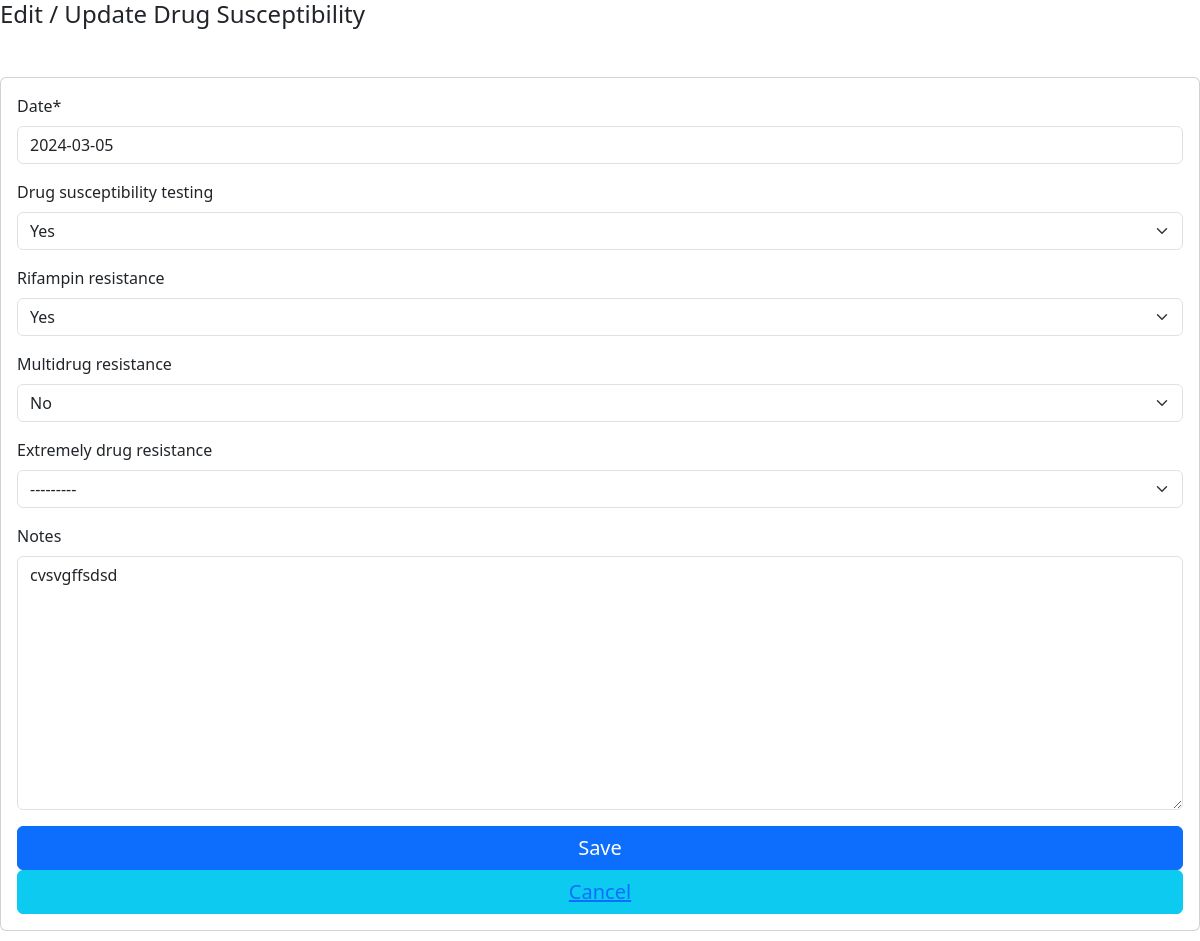
/client/edit/drug_susceptibility/1/, run on the app's committed database.
### tb_app/models.py (models this page shows)
class Drug_susceptibility(TSIS2BaseModel):
    client = models.ForeignKey("client", blank=False, null=False, on_delete=models.PROTECT)
    date = models.DateField(blank=False, null=False)
    drug_susceptibility_testing = models.CharField(choices=YES_NO, blank=True, null=True, max_length=255)
    rifampin_resistance = models.CharField(choices=YES_NO, blank=True, null=True,   max_length=255)
    multidrug_resistance = models.CharField(choices=YES_NO, blank=True, null=True,  max_length=255)
    extremely_drug_resistance = models.CharField(choices=YES_NO, blank=True, null=True,  max_length=255)
    notes = models.TextField(blank=True, null=True)

### tb_app/views.py (the view)
# urls.py: path('edit/drug_susceptibility/<int:drug_susceptibility_id>/', edit_drug_susceptibility, name='edit_drug_susceptibility'),
def edit_drug_susceptibility(request, drug_susceptibility_id):
    drug_susceptibility = get_object_or_404(Drug_susceptibility, pk=drug_susceptibility_id)
    client = drug_susceptibility.client
    if request.method == 'POST':
        form = Drug_susceptibilityForm(request.POST, instance=drug_susceptibility)
        if form.is_valid():
            drug_susceptibility = form.save(commit=False)
            drug_susceptibility.modified_by_id =  request.session['User_id']
            drug_susceptibility.modified_on =  datetime.now()
            drug_susceptibility.save()
            return render(request, 'close_window.html')
    else:
        form = Drug_susceptibilityForm(instance=drug_susceptibility)
    return render(request, 'edit_drug_susceptibility.html', {'form': form, 'drug_susceptibility': drug_susceptibility})

### tb_app/forms.py
class Drug_susceptibilityForm(forms.ModelForm):
    class Meta:
        model = Drug_susceptibility
        exclude = ['created_at', 'modified_on', 'created_by', 'modified_by', 'is_active', 'deleted_at', 'deleted_by', 'client', 'facility']
        widgets = {
            "date": DatePickerInput(),
        }

### tb_app/base_model.py (called while the page is built)
    def get_queryset(self):
        if self.include_deleted:
            return TSIS2BaseQuerySet(self.model)
        return TSIS2BaseQuerySet(self.model).filter(deleted_at=None)

### tb_app/templates/edit_drug_susceptibility.html (shortened to what this page needs)
  {% load widget_tweaks %}
  {% load bootstrap5 %}
  {% bootstrap_css %}
  {% load crispy_forms_tags %}
  {% block content %}
<h4>Edit / Update Drug Susceptibility</h4>
<form method="POST" class="card p-3 mt-5 form-floating form-horizontal form-group">
  {{ form|crispy}}
  <button type="submit" class="btn btn-primary" style="font-size: 20px;">Save</button>
  <button class="btn btn-info" style="font-size: 20px;"><a href="{% url 'close_window'  %}">Cancel</a></button>
 </form>
{% endblock %}

### data on the page
Drug_susceptibility: date "2024-03-05", drug_susceptibility_testing "Yes", rifampin_resistance "Yes", multidrug_resistance "No", extremely_drug_resistance "---------", notes "cvsvgffsdsd"
